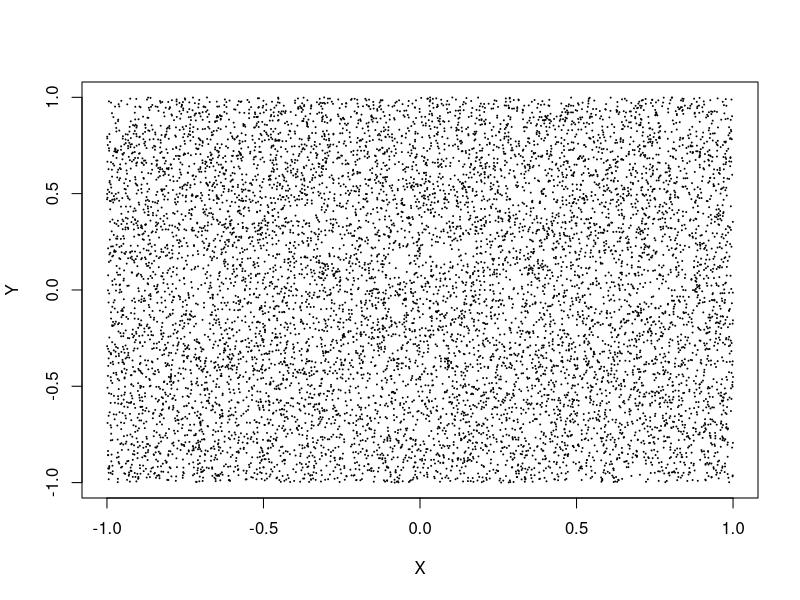
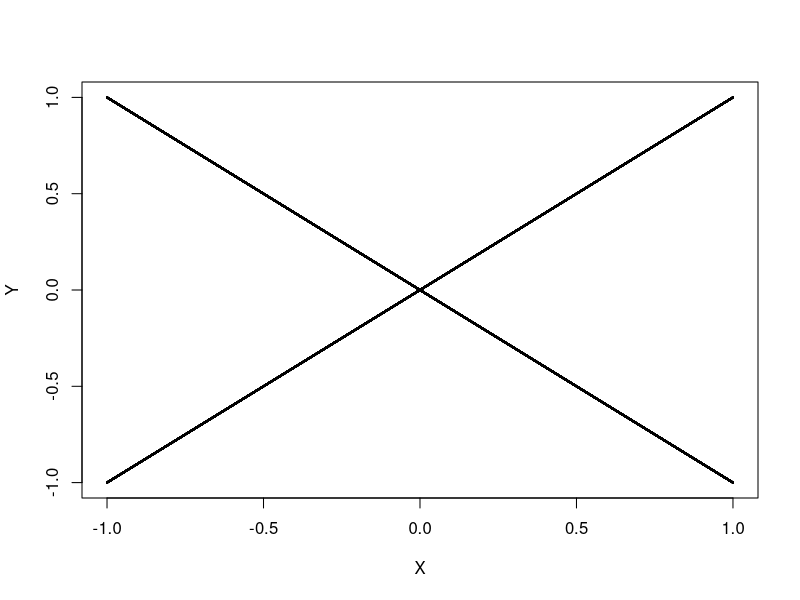
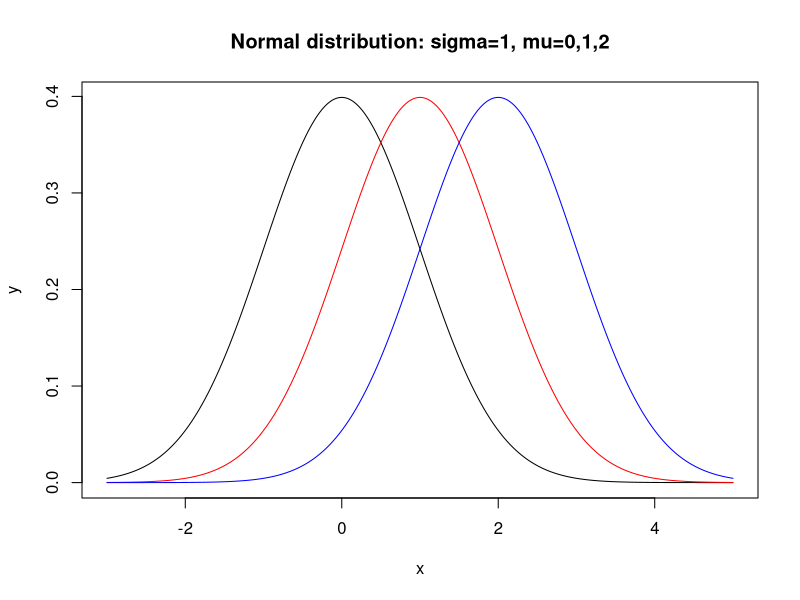
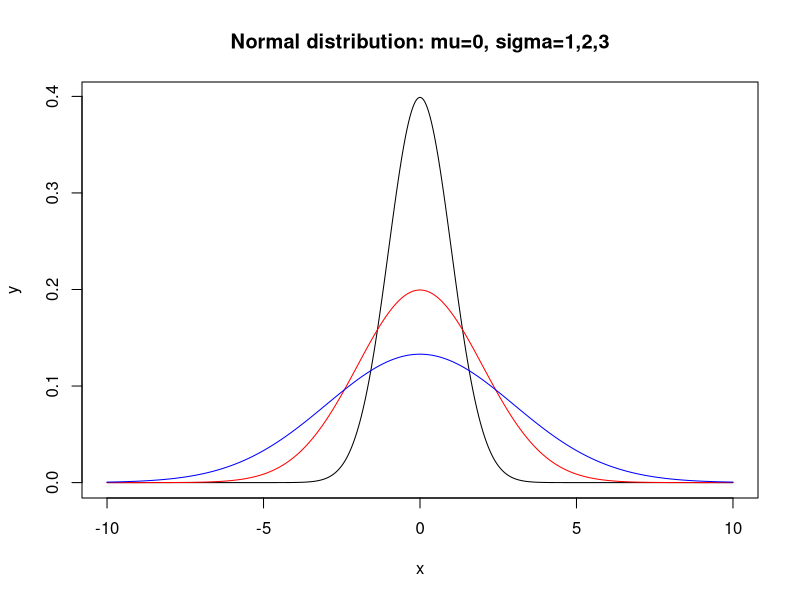
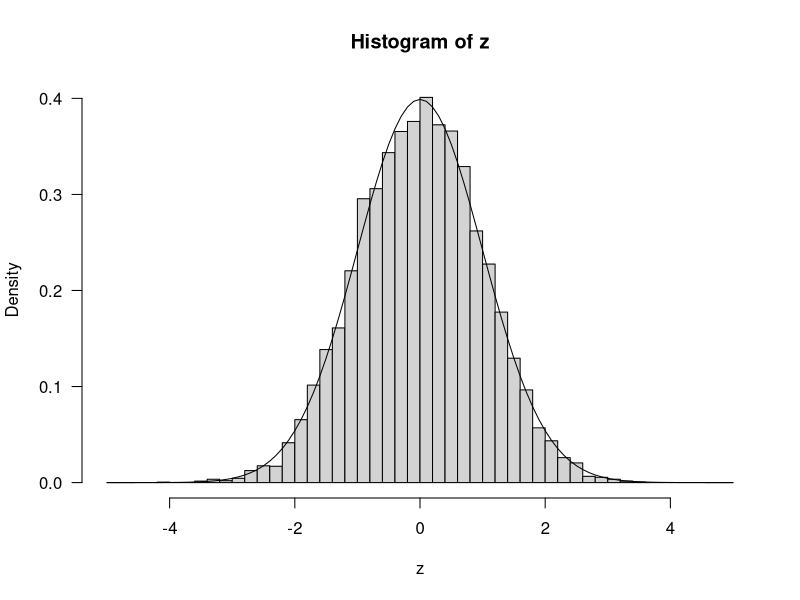
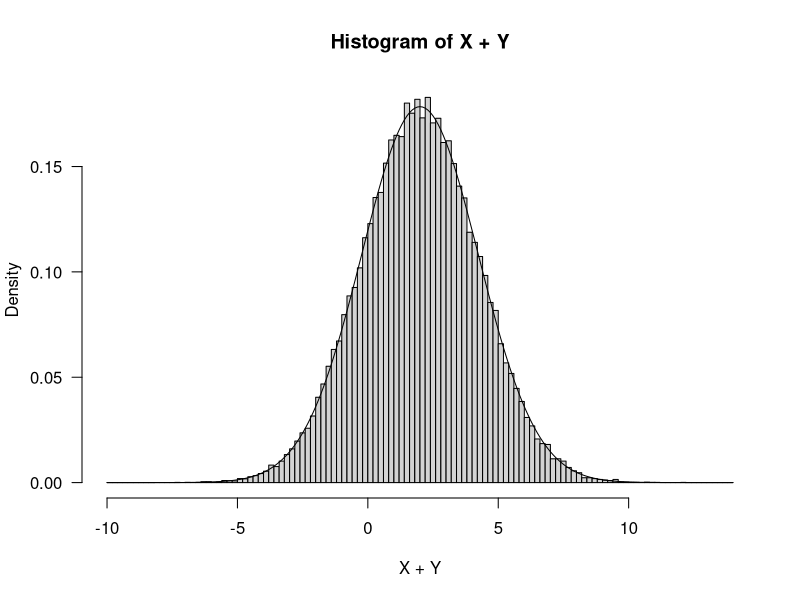
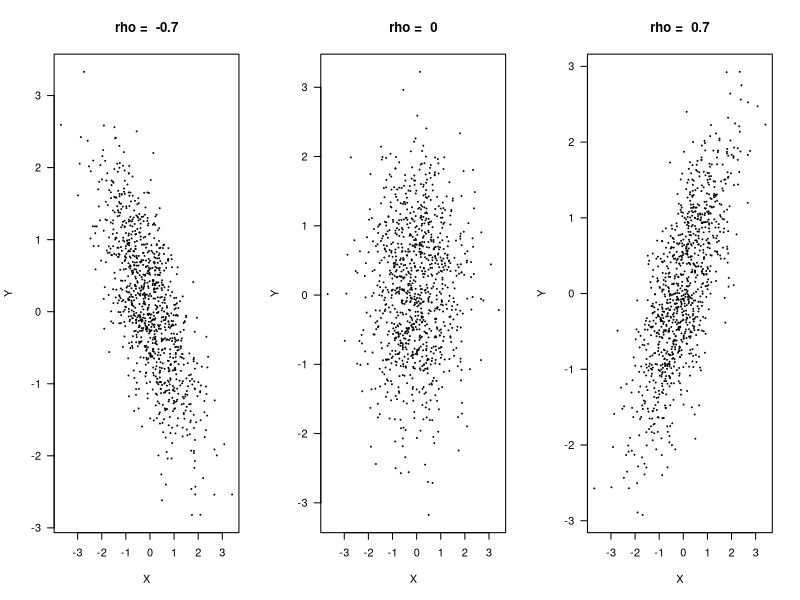
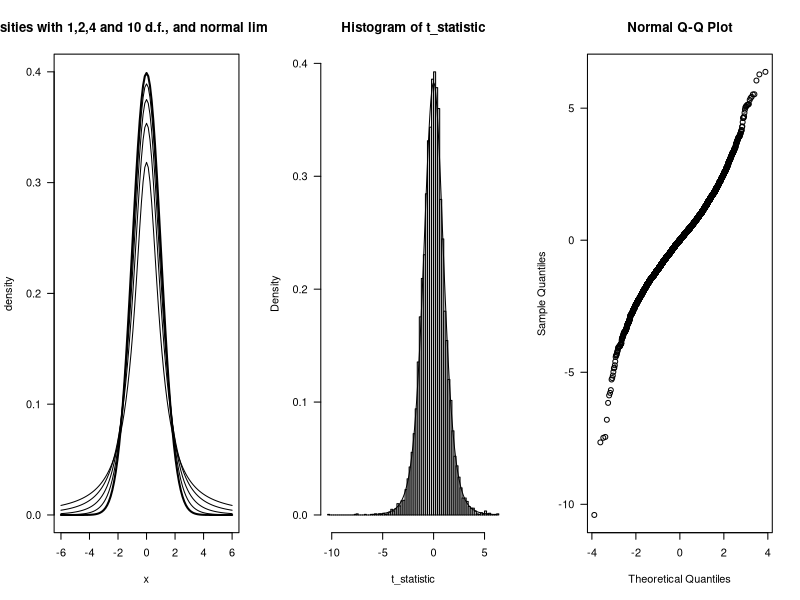

Write R code to recreate these figures, in order.
## ---- chunk 1
var(runif(100000))  # approximately 1/12
## ---- chunk 2
n <- 10000
X <- runif(n, -1, 1)
Y <- runif(n, -1, 1)
plot(X,Y, cex=0.1) # check scatter plot
## ---- chunk 3
n <- 100000
X <- runif(n, -1, 1)
Z <- runif(n, -1, 1)
Y <- sign(Z)*abs(X)
cor(X,Y)   # correlation coefficient is almost 0
## ---- chunk 4
plot(X,Y, cex=0.1) # check scatter plot
## ---- chunk 5
pnorm(1.96, lower.tail=TRUE)
## ---- chunk 6
pnorm(1.96, lower.tail=FALSE)
## ---- chunk 7
qnorm(0.975, 0, 1)
## ---- chunk 8
x <- seq(-3, 5, 0.01)
plot(x, dnorm(x, 0, 1), type="l", xlab="x", ylab="y",  xlim=c(-3,5))
lines(x, dnorm(x, 1, 1), col="red")
lines(x, dnorm(x, 2, 1), col="blue")
title("Normal distribution: sigma=1, mu=0,1,2")
## ---- chunk 9
x <- seq(-10, 10, 0.01)
plot(x, dnorm(x, 0, 1), type="l", xlab="x", ylab="y",  xlim=c(-10,10))
lines(x, dnorm(x, 0, 2), col="red")
lines(x, dnorm(x, 0, 3), col="blue")
title("Normal distribution: mu=0, sigma=1,2,3")

## ---- chunk 10
z<-rnorm(10000)
par(las=1)
hist(z, breaks = seq(-5,5,0.2), freq=F)
phi <- function(x) exp(-x^2/2)/sqrt(2*pi)
x <- seq(-5,5,0.1)
lines(x, phi(x))  # or lines(x, dnorm(x))
## ---- chunk 11
mu1 <-1; mu2 <-1
sigma1 <- 1; sigma2 <- 2
X <- rnorm(50000, mu1, sigma1)
Y <- rnorm(50000, mu2, sigma2)

hist(X+Y, breaks=seq(-10,14,.2), freq=F)

x <- seq(-10, 14, 0.1)
lines(x, dnorm(x, mu1+mu2, sqrt(sigma1^2 + sigma2^2)))
## ---- chunk 12
Z1 <- rnorm(1000)
Z2 <- rnorm(1000)

par(mfrow=c(1,3))
rhos <- c(-0.7,0,0.7)
for (rho in rhos){
	X <- Z1
	Y <- rho*Z1 + sqrt(1-rho^2)*Z2
	plot(X,Y, cex=0.2)
	title(paste("rho = ", rho))
}
## ---- chunk 13
for (rho in rhos){
  X <- Z1
	Y <- rho*Z1 + sqrt(1-rho^2)*Z2
  cat("When rho is ", rho, " the variance of X+Y is :",  var(X+Y), "\n")
}
## ---- chunk 14
curve(dt(x, df=1), from=-6, to=6, ylab="density", ylim=c(0,0.4))
curve(dt(x, df=2), add = TRUE)
curve(dt(x, df=4), add = TRUE)
curve(dt(x, df=10), add = TRUE)
curve(dnorm(x), lwd=2, add= TRUE)
title("t densities with 1,2,4 and 10 d.f., and normal limit in bold")
## ---- chunk 15
mu <- 5
sigma <- 3
n <- 7     # sample size
N <- 10000   # simulation number
t_statistic <- numeric(N)

for (i in 1:N){
  sample_data <- rnorm(n, mu, sigma)
  t_statistic[i] <- (mean(sample_data) - mu)/(sd(sample_data)/sqrt(n))
}

hist(t_statistic, breaks = seq(min(t_statistic),max(t_statistic)+0.2,0.2), probability=T)

x <- seq(-6,6,0.01)
lines(x, dt(x, n-1))
## ---- chunk 16
qqnorm(t_statistic)
## ---- chunk 17
curve(dchisq(x, df=1), from=0, to=8, ylab="density", ylim=c(0,0.5))
curve(dchisq(x, df=2), col="red", add = TRUE)
curve(dchisq(x, df=3), col="blue", add = TRUE)
curve(dchisq(x, df=4), col="darkgreen", add = TRUE)
legend("topright", c("df=1", "df=2", "df=3", "df=4"),  pch="----", col=c("black","red","blue","darkgreen"))

## ---- chunk 18
dfs <- c(1,2,3,4)
N <- 5000

par(mfrow=c(2,2))
for (df in dfs){
	chi_rv <- numeric(N)
	for (i in 1:df)
		chi_rv <- chi_rv + rnorm(N)^2
	hist(chi_rv, breaks=seq(0, 30, 0.5), freq=F, main=paste("d.f. = ", df))
	curve(dchisq(x, df), add=T)
}

## ---- chunk 19
x = seq(0,8,0.01)
plot(x, dexp(x, rate=2), type="l", ylab="f(x)", col=1)
lines(x, dexp(x, rate=1) , col=2)
lines(x, dexp(x, rate=0.5), col=3)
legend(5.5, 1.9, c("lambda = 2", "lambda = 1", "lambda = 0.5"), col=c(1,2,3), lty = c(1,1,1))

## ---- chunk 20
x = seq(0,8,0.01)
plot(x, pexp(x, rate=2), type="l", ylab="f(x)", col=1)
lines(x, pexp(x, rate=1) , col=2)
lines(x, pexp(x, rate=0.5), col=3)
legend(5.5, 0.4, c("lambda = 2", "lambda = 1", "lambda = 0.5"), col=c(1,2,3), lty = c(1,1,1))

## ---- chunk 21
(lambda <- log(2)/(4.47*10^9))
## ---- chunk 22
curve(dweibull(x, shape=0.5, scale=2^(-1/0.5)), from=0, to=4)
## ---- chunk 23
curve(dweibull(x, shape=1.5, scale=2^(-1/1.5)), from=0, to=4)
## ---- chunk 24
curve(dweibull(x, shape=3, scale=2^(-1/3)), from=0, to=4)
## ---- chunk 25
x=seq(0,4,0.001)

curve(2*x, from=0, to=4, ylab="hazard function")
lines(x, 2.5*x^(1.5))
lines(x, 0.5*x^(-0.5))
lines(x, 1.5*x^0.5)
lines(x, rep(1,length(x)))
text(2.3, 6.99, "m>2")
text(3, 5.2, "m=2")
text(2.5, 2.65, "1<m<2")
text(3.5, 1.3, "m=1")
text(3, 0.52, "m<1")
## ---- chunk 26
par(mfrow=c(3,1))
curve(dweibull(x, shape=0.5, scale=2^(-1/0.5)), from=0, to=4, ylab="f(x)", lwd=3)
text(2,2,"Weibull(2,0.5) density")
curve(dweibull(x, shape=1.5, scale=2^(-1/1.5)), from=0, to=4, ylab="f(x)", lwd=3)
text(2,0.6,"Weibull(2,1.5) density")
curve(dweibull(x, shape=3, scale=2^(-1/3)), from=0, to=4, ylab="f(x)", lwd=3)
text(2,0.8,"Weibull(2,3) density")

## ---- chunk 27
pweibull(50, 3, (1e-06/3)^(-1/3))
## ---- chunk 28
lambda <- 1     # arrival rate
mu <- 1.1       # service rate
t.end <- 100    # duration of simulation
t.step <- 0.05  # time step
queue <- rep(0, t.end/t.step + 1)
for (i in 2:length(queue)) {
  if (runif(1) < lambda*t.step) { # arrival
    queue[i] <- queue[i-1] + 1
  } else if (runif(1) < mu*t.step) { # departure
    queue[i] <- max(0, queue[i-1] - 1)
  } else { # nothing happens
    queue[i] <- queue[i-1]
  }
}
plot(seq(0, t.end, t.step), queue, type='l', xlab='time', ylab='queue size')
title(paste('Queuing Simulation. Arrival rate:', lambda,'Service rate:', mu))

